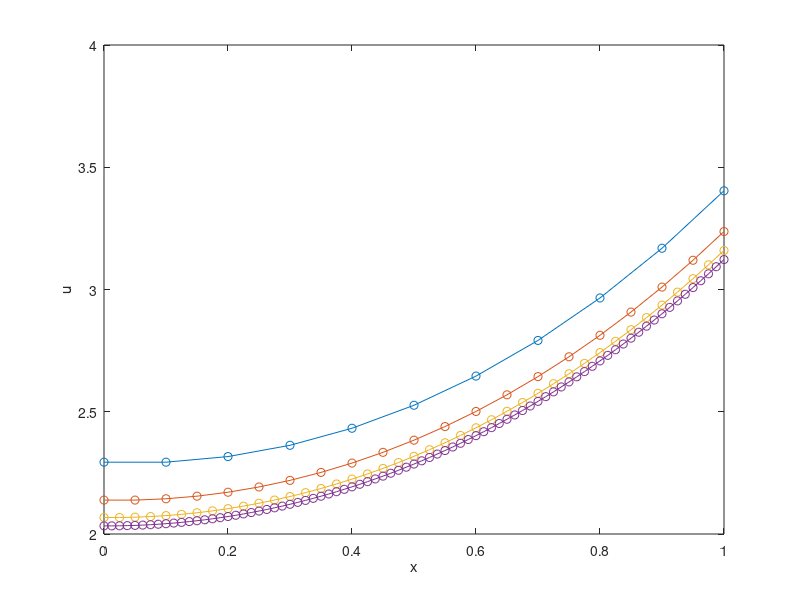

This figure's MATLAB source:
% parametrit
beta = 1;
du0 = 0;
duN = exp(1) - 1/exp(1);
f = @(x) 0;

function result = solveAndPlot(beta, du0, duN, f, stepCount)
  stepLength = 1 / stepCount;
  stepInvSq = 1 / stepLength^2;
  % u:n kerroinmatriisi
  uCoefs = zeros(stepCount + 1, stepCount + 1);
  uCoefs(1, 1) = stepInvSq;
  for i = 2 : stepCount + 1
    uCoefs(i, i) = 2 * stepInvSq + beta;
    uCoefs(i, i-1) = -1 * stepInvSq;
    uCoefs(i-1, i) = -1 * stepInvSq;
  end
  uCoefs(stepCount + 1, stepCount + 1) = stepInvSq;

  % yhtalon oikea puoli
  rhs = zeros(stepCount + 1, 1);
  x = 0 : stepLength : 1;
  for i = 1 : stepCount
    rhs(i) = f(x(i));
  end
  rhs(1) = du0 / stepLength;
  rhs(stepCount + 1) = duN / stepLength;

  result = uCoefs \ rhs;

  plot(x, result, '-o')
  xlabel('x')
  ylabel('u')
  hold on
end

stepCounts = [10 20 40 80];
knownSolution = @(x) exp(-x) + exp(x);
for i = 1 : length(stepCounts)
  result = solveAndPlot(beta, du0, duN, f, stepCounts(i));

  x = 0 : 1 / stepCounts(i) : 1;
  accurateResult = zeros(stepCounts(i) + 1, 1);
  for i = 1 : stepCounts(i) + 1
    accurateResult(i) = knownSolution(x(i));
  end

  diff = result - accurateResult;
  diffNorm = norm(diff)
end

